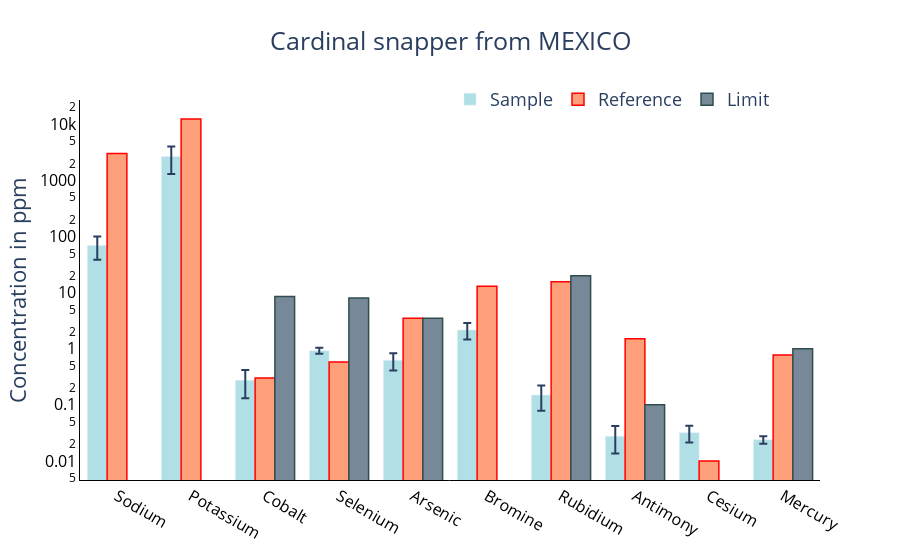

The notebook cell this image was saved under:
### Code cell
#sample 3
elements = ['Sodium', 'Potassium', 'Cobalt', 'Selenium', 'Arsenic', 'Bromine',
           'Rubidium', 'Antimony', 'Cesium', 'Mercury']

ppm = [69.16, 2650.95, 0.274, 0.923, 0.62, 2.16, 0.15, 0.0277, 0.032, 0.024]
x = np.linspace(1,len(ppm),len(ppm))
sys_unc = [30.68, 1357, 0.14, 0.087, 0.19, 0.7, 0.07, 0.01, 0.0094, 0.003]
stat_unc = [2.54, 95.49, 0.031, 0.072, 0.092, 0.07, 0.014, 0.01, 0.0048, 0.0022]
tot_unc = []
for i in x:
    val = (sys_unc[int(i)-1]**2+stat_unc[int(i)-1]**2)**0.5
    tot_unc.append(val)

mpl_fig = plt.figure(figsize=(12,5))
ax = mpl_fig.add_subplot(111)
width = 0.25
p1 = ax.bar(x, ppm, width, color='powderblue', label='Element')

#reference values (based on averages)
ppm2 = [3000, 12345, 0.3, 0.58, 3.5, 13, 15.65, 1.5, 0.01, 0.773]

#regulatory limits for the elements
limits = [0, 0, 8.48, 8, 3.5, 0, 20, 0.1, 0, 1]

#reference graph
p2 = ax.bar(x+0.25, ppm2, width, color='lightsalmon', edgecolor='red', alpha=0.3, label='Reference')
#error bars
p3 = plt.errorbar(x, ppm, yerr=tot_unc, fmt='.', ecolor='steelblue', capthick=1, capsize=2)
#limits graph
p4 = ax.bar(x-0.25, limits, width, color='lightslategray', edgecolor='k', label='Limit')

title_text = 'Cardinal snapper from MEXICO'
plt.xlabel('Element')
plt.ylabel('Concentration in ppm')
plt.title('Isotope ppm of Sample 3: Cardinal snapper from Mexico')
plt.legend()
plt.xticks(x, elements)
ax.set_yscale('log')
plt.show()

fig = go.Figure()
fig.add_trace(go.Bar(
    name='Sample',
    x=elements, 
    y=ppm,
    error_y=dict(type='data', array=tot_unc),
    marker_color='powderblue',
#    line_color='steelblue'
))
fig.add_trace(go.Bar( 
    name='Reference',
    x=elements,
    y=ppm2,
    marker_color='lightsalmon',
    marker_line_color='red',
    marker_line_width=1.5
))
fig.add_trace(go.Bar( 
    name='Limit',
    x=elements,
    y=limits,
    marker_color='lightslategray',
    marker_line_color='darkslategray',
    marker_line_width=1.5
))

fig.update_layout(yaxis_type="log")
fig.update_layout(plot_bgcolor='white')#,width=700, height=700)
fig.update_yaxes(linecolor='black',tickcolor='black',
                 tickfont=dict(color='black', size=16))
fig.update_xaxes(linecolor='black',tickfont=dict(color='black', size=16))
fig.update_layout(legend_orientation="h",legend=dict(x=0.5, y=1.05))
fig.update_layout(barmode='group')
fig.update_layout(title=title_text, title_x=0.5,
                  yaxis_title=y_title,
                  font=dict(size=18)
)

fig.show()
fig.write_html("2017-sample3.html",include_plotlyjs=False)

### Figure 1 — Plotly figure (JSON) as saved in the notebook; plotly's stock layout.template omitted (floating-point values rounded to 4 significant figures)
{"data": [{"error_y": {"array": [30.78, 1360.0, 0.1434, 0.1129, 0.2111, 0.7035, 0.07139, 0.01414, 0.01055, 0.00372], "type": "data"}, "marker": {"color": "powderblue"}, "name": "Sample", "type": "bar", "x": ["Sodium", "Potassium", "Cobalt", "Selenium", "Arsenic", "Bromine", "Rubidium", "Antimony", "Cesium", "Mercury"], "y": [69.16, 2651.0, 0.274, 0.923, 0.62, 2.16, 0.15, 0.0277, 0.032, 0.024]}, {"marker": {"color": "lightsalmon", "line": {"color": "red", "width": 1.5}}, "name": "Reference", "type": "bar", "x": ["Sodium", "Potassium", "Cobalt", "Selenium", "Arsenic", "Bromine", "Rubidium", "Antimony", "Cesium", "Mercury"], "y": [3000, 12345, 0.3, 0.58, 3.5, 13, 15.65, 1.5, 0.01, 0.773]}, {"marker": {"color": "lightslategray", "line": {"color": "darkslategray", "width": 1.5}}, "name": "Limit", "type": "bar", "x": ["Sodium", "Potassium", "Cobalt", "Selenium", "Arsenic", "Bromine", "Rubidium", "Antimony", "Cesium", "Mercury"], "y": [0, 0, 8.48, 8, 3.5, 0, 20, 0.1, 0, 1]}], "layout": {"barmode": "group", "font": {"size": 18}, "legend": {"orientation": "h", "x": 0.5, "y": 1.05}, "plot_bgcolor": "white", "title": {"text": "Cardinal snapper from MEXICO", "x": 0.5}, "xaxis": {"linecolor": "black", "tickfont": {"color": "black", "size": 16}}, "yaxis": {"linecolor": "black", "tickcolor": "black", "tickfont": {"color": "black", "size": 16}, "title": {"text": "Concentration in ppm"}, "type": "log"}}}
